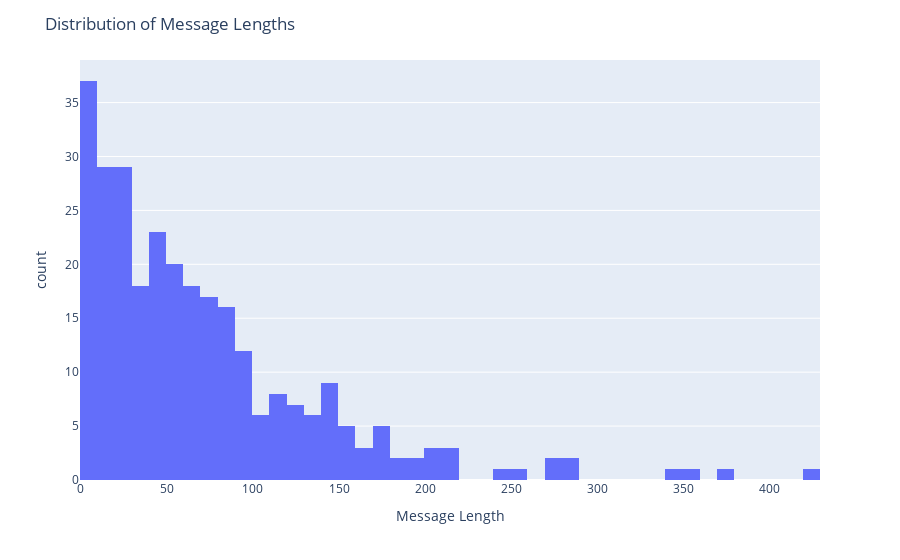

The code cell stored with this chart in its notebook:
### Markdown cell above
### Message length distribution

### Code cell
message_lengths = data['message'].str.len()

fig = px.histogram(x=message_lengths, nbins=50, labels={'x': 'Message Length', 'y': 'Frequency'})
fig.update_layout(title='Distribution of Message Lengths')
fig.show()

### Figure 1 — Plotly figure (JSON) as saved in the notebook; plotly's stock layout.template omitted (floating-point values rounded to 4 significant figures; data arrays with more than 128 entries replaced by an {"elided": "..."} marker saying what was removed)
{"data": [{"alignmentgroup": "True", "bingroup": "x", "hovertemplate": "Message Length=%{x}<br>count=%{y}<extra></extra>", "legendgroup": "", "marker": {"color": "#636efa", "pattern": {"shape": ""}}, "name": "", "nbinsx": 50, "offsetgroup": "", "orientation": "v", "showlegend": false, "type": "histogram", "x": {"elided": "288 int values"}, "xaxis": "x", "yaxis": "y"}], "layout": {"barmode": "relative", "legend": {"tracegroupgap": 0}, "margin": {"t": 60}, "title": {"text": "Distribution of Message Lengths"}, "xaxis": {"anchor": "y", "domain": [0, 1], "title": {"text": "Message Length"}}, "yaxis": {"anchor": "x", "domain": [0, 1], "title": {"text": "count"}}}}
